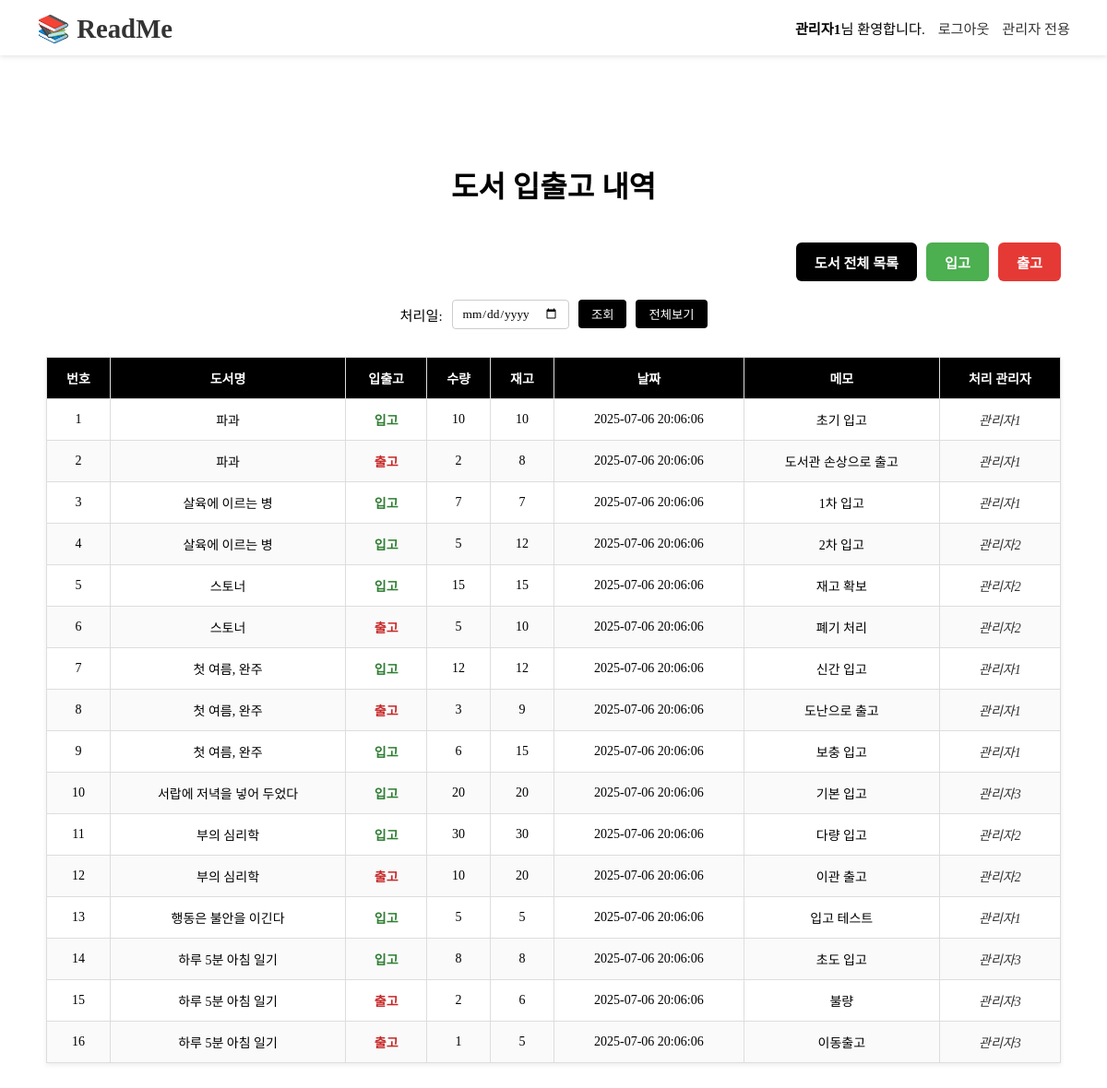
Page /admin/invenList.php (signed in) on the committed database.
### tables this page shows
CREATE TABLE inven (
    ino INT UNSIGNED AUTO_INCREMENT,
    itype BOOLEAN NOT NULL,  
    icount INT NOT NULL,
    istock INT NOT NULL,
    idate DATETIME DEFAULT CURRENT_TIMESTAMP,
    imemo VARCHAR(255),
    bno INT UNSIGNED,
    adno INT UNSIGNED,
    constraint primary key (ino),
	constraint foreign key(bno) references book(bno) on update cascade on delete cascade,
    constraint foreign key(adno) references admin(adno) on update cascade on delete cascade
);

CREATE TABLE book (
    bno INT unsigned AUTO_INCREMENT,     
    btitle VARCHAR(100) NOT NULL,           
    briter VARCHAR(50) NOT NULL,             
    bpub VARCHAR(50) NOT NULL,               
    bimg VARCHAR(100),                        
    sno INT unsigned,                         
    cno INT unsigned NOT NULL,
    constraint primary key (bno),
    constraint foreign key(sno) references slot(sno) on update cascade on delete cascade,
    constraint foreign key(cno) references category(cno) on update cascade on delete cascade
);

### admin/invenList.php (the view, shortened to what this page needs)
<?php
include '../db.php';
$filterDate = isset($_GET['date']) ? $_GET['date'] : '';
$sql = "
    SELECT i.ino, i.itype, i.icount, i.istock, i.idate, i.imemo,
           b.bno, b.btitle,
           a.adname
    FROM inven i
    JOIN book b ON i.bno = b.bno
    LEFT JOIN admin a ON i.adno = a.adno
";
$sql .= " ORDER BY i.idate DESC";
$stmt = $conn->prepare($sql);
$stmt->execute();
$result = $stmt->get_result();
?>
<?php include '../header.php'; ?>
<div class="invenBox">
    <h2 class="invenTitle">도서 입출고 내역</h2>
    <div class="invenButtonWrapper">
        <form action="bookListAll.php" method="get">
            <button type="submit" class="invenButton newBookButton">도서 전체 목록</button>
        </form>
        <form action="inven.php" method="get">
            <button type="submit" class="invenButton inButton">입고</button>
        </form>
        <form action="inven.php" method="get">
            <button type="submit" class="invenButton outButton">출고</button>
        </form>
    </div>
    <form method="get" action="invenList.php" class="dateFilterForm">
        <label for="date">처리일:</label>
        <input type="date" id="date" name="date" value="<?= htmlspecialchars($filterDate) ?>">
        <button type="submit">조회</button>
        <button type="button" onclick="location.href='invenList.php'">전체보기</button>
    </form>
    <div class="invenTableWrapper">
        <table class="invenTable">
            <thead>
                <tr>
                    <th>번호</th>
                    <th>도서명</th>
                    <th>입출고</th>
                    <th>수량</th>
                    <th>재고</th>
                    <th>날짜</th>
                    <th>메모</th>
                    <th>처리 관리자</th>
                </tr>
            </thead>
            <tbody>
                <?php
                if ($result->num_rows > 0) {
                    $displayNo = 1;
                    while ($row = $result->fetch_assoc()) {
                        $typeText = $row['itype'] == 0 ? '입고' : '출고';
                        $typeClass = $row['itype'] == 0 ? 'inType' : 'outType';
                        echo "<tr>";
                        echo "<td>" . $displayNo++ . "</td>";
                        echo "<td>" . htmlspecialchars($row['btitle']) . "</td>";
                        echo "<td class='$typeClass'>" . $typeText . "</td>";
                        echo "<td>" . htmlspecialchars($row['icount']) . "</td>";
                        echo "<td>" . htmlspecialchars($row['istock']) . "</td>";
                        echo "<td>" . htmlspecialchars($row['idate']) . "</td>";
                        echo "<td>" . htmlspecialchars($row['imemo']) . "</td>";
                        echo "<td>" . htmlspecialchars($row['adname']) . "</td>";
                        echo "</tr>";
                    }
                } else {
                    echo "<tr><td colspan='8'>입출고 내역이 없습니다.</td></tr>";
                }
                ?>
            </tbody>
        </table>
    </div>
</div>
</body>
</html>

### header.php (shortened to what this page needs)
<!DOCTYPE html>
<html lang="ko">
<head>
    <link rel="stylesheet" href="/readme/css/main.css">
    <link rel="stylesheet" href="/readme/css/header.css">
    <link rel="stylesheet" href="/readme/css/book.css">
    <link rel="stylesheet" href="/readme/css/user.css">
    <link rel="stylesheet" href="/readme/css/admin.css">
</head>
<body>
    <header class="globalHeader">
        <div class="headerWrapper">
            <h1 class="siteTitle"><a href="/readme/home.php">📚 ReadMe</a></h1>
            <div class="loginStatus">
            <?php
            if (isset($_SESSION['adno'])) {
                echo "<strong>" . htmlspecialchars($_SESSION['adname']) . "</strong>님 환영합니다.
                      <a href='/readme/admin/logout.php'>로그아웃</a>
                      <a href='/readme/admin/info.php'>관리자 전용</a>";
            } else if (isset($_SESSION['uno'])) {
                echo "<strong>" . htmlspecialchars($_SESSION['uname']) . "</strong>님 환영합니다.
                      <a href='/readme/user/logout.php'>로그아웃 </a>
                      <a href='/readme/user/info.php'>마이페이지</a>";
            } else {
                echo "
                    <a href='/readme/user/join.php'>회원가입</a>
                    <a href='/readme/user/login.php'>로그인</a>
                ";
            }
            ?>
            </div>
        </div>
    </header>

### css/main.css (style rules this page uses)
* { font-family: 'NEXON Lv1 Gothic OTF'; }
a { text-decoration: none; color: black; }
html, body { margin: 0; padding: 0; height: 100%; }
body { padding-top: 60px; }

### css/header.css (style rules this page uses)
.globalHeader { position: fixed; top: 0; left: 0; width: 100%; height: 60px; background-color: #fff; box-shadow: 0 2px 5px rgba(0,0,0,0.1); z-index: 1000; display: flex; align-items: center; padding: 0 40px; box-sizing: border-box; }
.headerWrapper { width: 100%; display: flex; justify-content: space-between; align-items: center; }
.siteTitle a { text-decoration: none; font-size: 1.8rem; font-weight: bold; color: #333; }
.loginStatus { font-size: 0.95rem; }
.loginStatus a { margin-left: 10px; color: #333; text-decoration: none; }

### css/admin.css (style rules this page uses)
.invenBox { max-width: 1100px; margin: 60px auto; padding: 30px; border-radius: 10px; }
.invenTitle { text-align: center; font-size: 2rem; font-weight: bold; color: black; margin-bottom: 40px; }
.invenButtonWrapper { display: flex; justify-content: flex-end; gap: 10px; margin: 20px auto 10px; max-width: 1100px; }
.invenButton { padding: 10px 20px; font-size: 0.95rem; font-weight: bold; border: none; border-radius: 6px; cursor: pointer; transition: background-color 0.3s ease; color: white; }
.inButton { background-color: #4CAF50; }
.outButton { background-color: #E53935; }
.dateFilterForm { display: flex; align-items: center; justify-content: center; gap: 10px; margin: 20px auto 30px; font-size: 0.95rem; }
.dateFilterForm input[type="date"] { padding: 6px 10px; border: 1px solid #ccc; border-radius: 4px; }
.dateFilterForm button { padding: 6px 14px; border: none; background-color: black; color: white; border-radius: 4px; cursor: pointer; }
.invenTableWrapper { max-width: 1100px; margin: 0 auto 60px; }
.invenTable { width: 100%; border-collapse: collapse; background-color: #fff; box-shadow: 0 2px 5px rgba(0, 0, 0, 0.08); }
.invenTable th, .invenTable td { border: 1px solid #ddd; padding: 12px 10px; font-size: 14px; text-align: center; }
.invenTable th { background-color: black; color: white; font-weight: bold; }
.invenTable tr:nth-child(even) { background-color: #fafafa; }
.inType { color: #2e7d32; font-weight: bold; }
.outType { color: #c62828; font-weight: bold; }
.invenTable td:last-child { font-style: italic; color: #333; }
.newBookButton { background-color: black; }

### rows in the picture
inven: bno.btitle "파과", itype "입고", icount "10", istock "10", idate "2025-07-06 20:06:06", imemo "초기 입고", adno.adname "관리자1"
inven: bno.btitle "파과", itype "출고", icount "2", istock "8", idate "2025-07-06 20:06:06", imemo "도서관 손상으로 출고", adno.adname "관리자1"
inven: bno.btitle "살육에 이르는 병", itype "입고", icount "7", istock "7", idate "2025-07-06 20:06:06", imemo "1차 입고", adno.adname "관리자1"
inven: bno.btitle "살육에 이르는 병", itype "입고", icount "5", istock "12", idate "2025-07-06 20:06:06", imemo "2차 입고", adno.adname "관리자2"
inven: bno.btitle "스토너", itype "입고", icount "15", istock "15", idate "2025-07-06 20:06:06", imemo "재고 확보", adno.adname "관리자2"
inven: bno.btitle "스토너", itype "출고", icount "5", istock "10", idate "2025-07-06 20:06:06", imemo "폐기 처리", adno.adname "관리자2"
inven: bno.btitle "첫 여름, 완주", itype "입고", icount "12", istock "12", idate "2025-07-06 20:06:06", imemo "신간 입고", adno.adname "관리자1"
inven: bno.btitle "첫 여름, 완주", itype "출고", icount "3", istock "9", idate "2025-07-06 20:06:06", imemo "도난으로 출고", adno.adname "관리자1"
inven: bno.btitle "첫 여름, 완주", itype "입고", icount "6", istock "15", idate "2025-07-06 20:06:06", imemo "보충 입고", adno.adname "관리자1"
inven: bno.btitle "서랍에 저녁을 넣어 두었다", itype "입고", icount "20", istock "20", idate "2025-07-06 20:06:06", imemo "기본 입고", adno.adname "관리자3"
inven: bno.btitle "부의 심리학", itype "입고", icount "30", istock "30", idate "2025-07-06 20:06:06", imemo "다량 입고", adno.adname "관리자2"
inven: bno.btitle "부의 심리학", itype "출고", icount "10", istock "20", idate "2025-07-06 20:06:06", imemo "이관 출고", adno.adname "관리자2"
inven: bno.btitle "행동은 불안을 이긴다", itype "입고", icount "5", istock "5", idate "2025-07-06 20:06:06", imemo "입고 테스트", adno.adname "관리자1"
inven: bno.btitle "하루 5분 아침 일기", itype "입고", icount "8", istock "8", idate "2025-07-06 20:06:06", imemo "초도 입고", adno.adname "관리자3"
inven: bno.btitle "하루 5분 아침 일기", itype "출고", icount "2", istock "6", idate "2025-07-06 20:06:06", imemo "불량", adno.adname "관리자3"
inven: bno.btitle "하루 5분 아침 일기", itype "출고", icount "1", istock "5", idate "2025-07-06 20:06:06", imemo "이동출고", adno.adname "관리자3"

### other values in the picture
$_SESSION['adname'] "관리자1"
